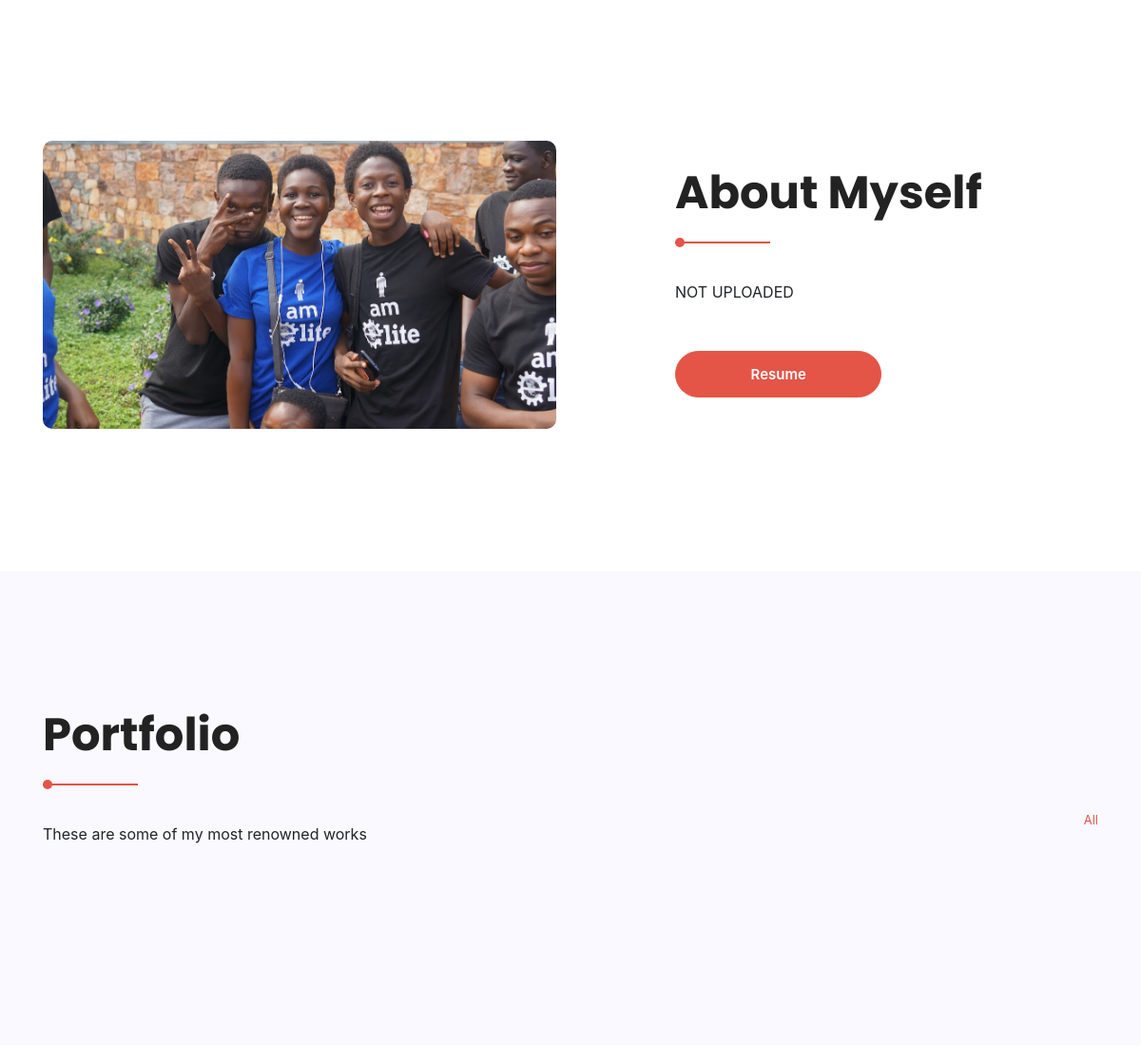
/ (middle part), run on an earlier commit of the app's database.
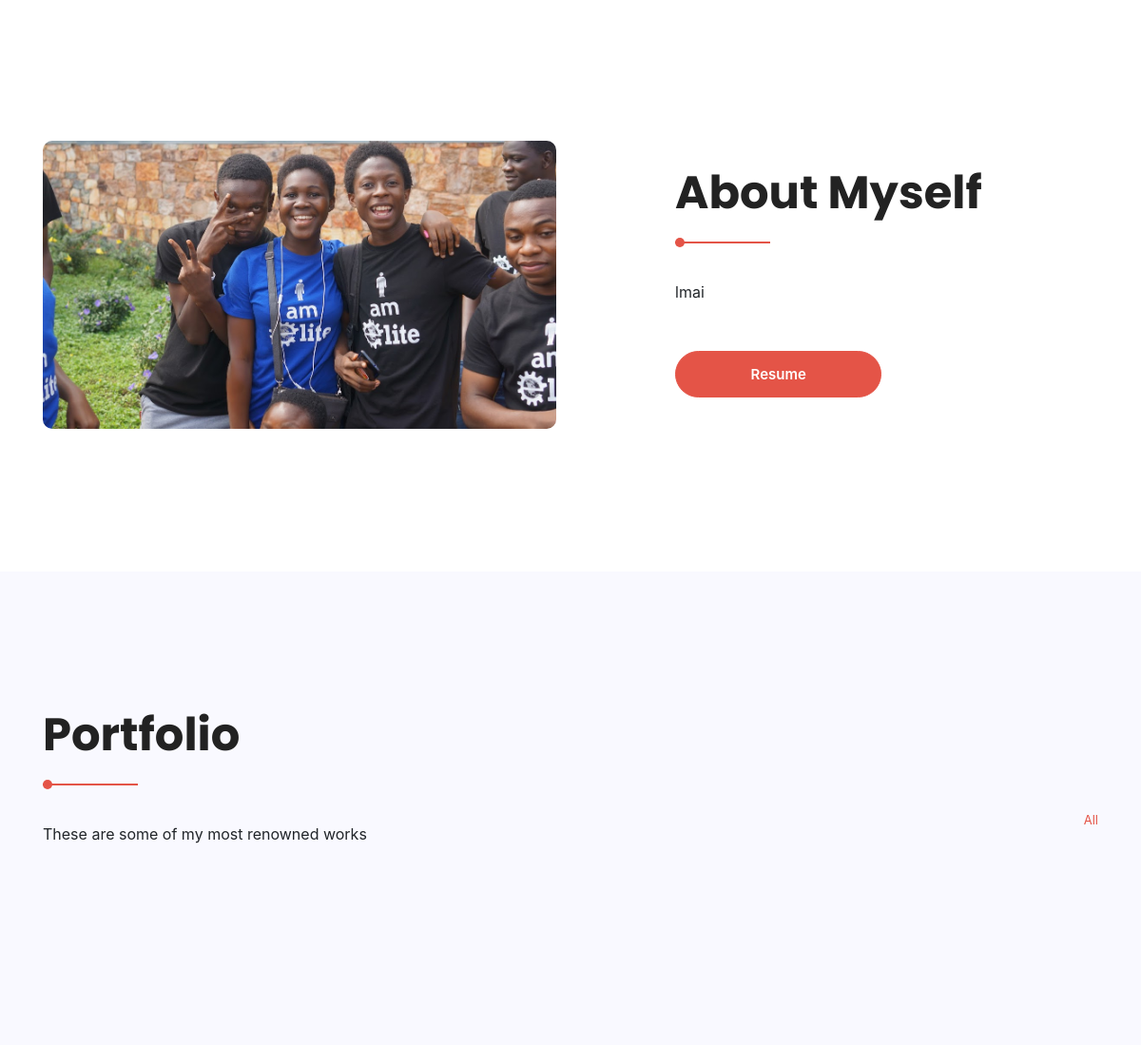
And on a later commit of the database.
### tables this page shows
CREATE TABLE SITE
					(
						TRY TEXT,
						ABOUT TEXT DEFAULT 'NOT UPLOADED',
						PORTFOLIO TEXT DEFAULT '[]',
						JOB_EXP TEXT DEFAULT '[]',
						CATEGORY TEXT DEFAULT '["All"]',
						CONTACT TEXT DEFAULT '[]',
						SHS_EDUCATION TEXT DEFAULT '["NULL", "NULL", "NULL"]',
						UNI_EDUCATION TEXT DEFAULT '["NULL", "NULL", "NULL"]',
						THEME TEXT DEFAULT 'None',
						SKILLS TEXT DEFAULT '[]',
						PUBLICATIONS TEXT DEFAULT '[]'
					);

### flask_app.py (the view)
@app.route('/', methods=['GET', 'POST'])
def index():
	data = {
		"about": db.retrieve_about().split(','),
		"category": db.retrieve_portfolio_cat(),
		"experience": db.retrieve_job_exp(),
		"contact": db.retrieve_contact(),
		"portfolio": db.retrieve_portfolio(),
		"shs": db.retrieve_education('shs'),
		"uni": db.retrieve_education('uni'),
		"theme": db.check_theme(),
		"skills": db.retrieve_skill(),
		"session": session
	}
	return render_template('index.html', **data)

### models.py (called while the page is built)
	def retrieve_skill(self):
		try:
			self.connection = sqlite3.connect(self.name)
			self.cursor = self.connection.cursor()
			self.cursor.execute("SELECT SKILLS FROM SITE")
			return json.loads(self.cursor.fetchone()[0])
		except sqlite3.OperationalError as e:
			return e
		finally:
			if self.connection:
				self.connection.close()

	def retrieve_about(self):
		try:
			self.connection = sqlite3.connect(self.name)
			self.cursor = self.connection.cursor()
			self.cursor.execute("SELECT ABOUT FROM SITE")
			return self.cursor.fetchone()[0]
		except sqlite3.OperationalError as e:
			return e
		else:
			return True
		finally:
			if self.connection:
				self.connection.close()

	def retrieve_portfolio_cat(self):
		try:
			self.connection = sqlite3.connect(self.name)
			self.cursor = self.connection.cursor()
			self.cursor.execute("SELECT CATEGORY FROM SITE")
			items = []
			for _ in json.loads(self.cursor.fetchall()[0][0]):
				items.append(_.replace("_", " "))
			return items
		except sqlite3.OperationalError as e:
			return e
		finally:
			if self.connection:
				self.connection.close()

	def retrieve_portfolio(self):
		try:
			self.connection = sqlite3.connect(self.name)
			self.cursor = self.connection.cursor()
			self.cursor.execute("SELECT PORTFOLIO FROM SITE")
			return json.loads(self.cursor.fetchone()[0])
		except sqlite3.OperationalError as e:
			return e
		finally:
			if self.connection:
				self.connection.close()

	def retrieve_job_exp(self):
		try:
			self.connection = sqlite3.connect(self.name)
			self.cursor = self.connection.cursor()
			self.cursor.execute("SELECT JOB_EXP FROM SITE")
			return json.loads(self.cursor.fetchone()[0])
		except sqlite3.OperationalError as e:
			return e
		finally:
			if self.connection:
				self.connection.close()

	def retrieve_contact(self):
		try:
			self.connection = sqlite3.connect(self.name)
			self.cursor = self.connection.cursor()
			self.cursor.execute("SELECT CONTACT FROM SITE")
			return json.loads(self.cursor.fetchone()[0])
		except sqlite3.OperationalError as e:
			return e
		finally:
			if self.connection:
				self.connection.close()

	def check_theme(self):
		try:
			self.connection = sqlite3.connect(self.name)
			self.cursor = self.connection.cursor()
			self.cursor.execute(f"SELECT THEME FROM SITE")
			return self.cursor.fetchall()[0]
		except sqlite3.OperationalError as e:
			return e
		else:
			return True
		finally:
			if self.connection:
				self.connection.close()

### templates/index.html (shortened to what this page needs)
<!DOCTYPE html>
<html lang="zxx" class="no-js">
<head>
	<link rel="stylesheet" href="{{ url_for('static', filename='css/linearicons.css') }}">
	<link rel="stylesheet" href="{{ url_for('static', filename='css/font-awesome.min.css') }}">
	<link rel="stylesheet" href="{{ url_for('static', filename='css/bootstrap.css') }}">
	<link rel="stylesheet" href="{{ url_for('static', filename='css/magnific-popup.css') }}">
	<link rel="stylesheet" href="{{ url_for('static', filename='css/nice-select.css') }}">
	<link rel="stylesheet" href="{{ url_for('static', filename='css/animate.min.css') }}">
	<link rel="stylesheet" href="{{ url_for('static', filename='css/owl.carousel.css') }}">
	<link rel="stylesheet" href="https://cdn.linearicons.com/free/1.0.0/icon-font.min.css">
	{% if theme[0] == 'None' %}
		<link rel="stylesheet" href="{{ url_for('static', filename='css/main.css') }}">
	{% else %}
		<link rel="stylesheet" href="{{ url_for('static', filename='css/white.css') }}">
	{% endif %}
	<link rel="stylesheet" href="https://maxcdn.bootstrapcdn.com/bootstrap/4.3.1/css/bootstrap.min.css">
</head>
<body data-spy="scroll" data-target="#nav-menu-container" data-offset="50">
	<section class="about-area section-gap" id="section2">
		<div class="container">
			<div class="row align-items-center justify-content-between">
				<div class="col-lg-6 about-left">
					<img class="img-fluid" src="{{ url_for('static', filename='img/img.JPG') }}" alt="" style="border-radius: 10px">
				</div>
				<div class="col-lg-5 col-md-12 about-right">
					<div class="section-title">
						<h2>about myself</h2>
					</div>
					<div class="mb-50 wow fadeIn" data-wow-duration=".8s">
						<p>
							{% for _ in about %}
								{{ _ }}
							{% endfor %}
						</p>
					</div>
					<a href="{{ url_for('static', filename='img/uploads/resume.pdf') }}" class="primary-btn" data-text="Resume">
					</a>
				</div>
			</div>
		</div>
	</section>
	<section {% if theme[0] == "None" %} style="background-color: #222222" {% endif %} class="work-area section-gap-top section-gap-bottom-90 work" id="section3">
		<div class="container">
			<div class="row d-flex justify-content-between align-items-end mb-80">
				<div class="col-lg-6">
					<div class="section-title">
						<h2>Portfolio</h2>
						<p>These are some of my most renowned works</p>
					</div>
				</div>
				<div class="col-lg-6">
					<div class="filters">
						<ul>
							{% for _ in category %}
								{% if _ == 'All' %}
									<li class="active" data-filter=".all">All</li>
								{% else %}
									<li data-filter=".{{ _|replace(' ', '_') }}">{{ _ }}</li>
								{% endif %}
							{% endfor %}
						</ul>
					</div>
				</div>
			</div>
		</div>
	</section>
</body>
</html>

### templates/index.html (style rules this page uses)
body { position: relative; }

What changed in the data, as far as the page shows it:
changed SITE: ABOUT "NOT UPLOADED" → "lmai"
